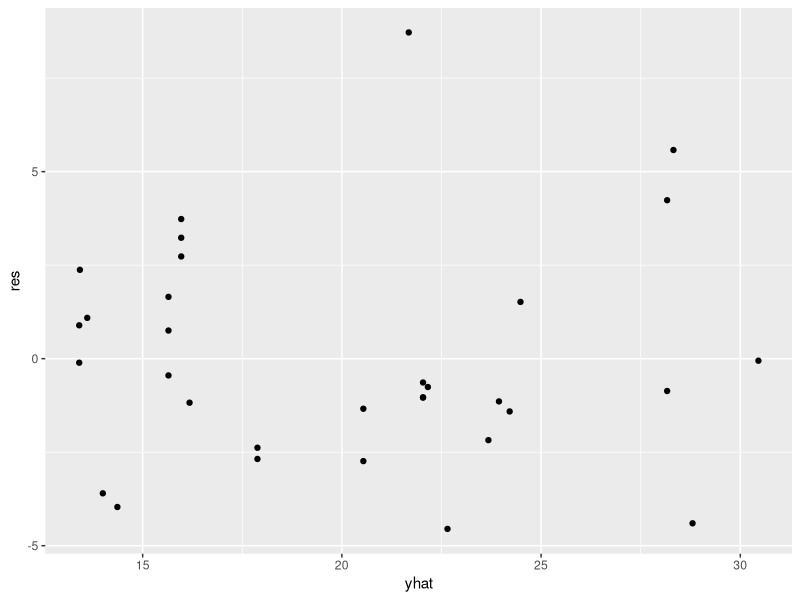
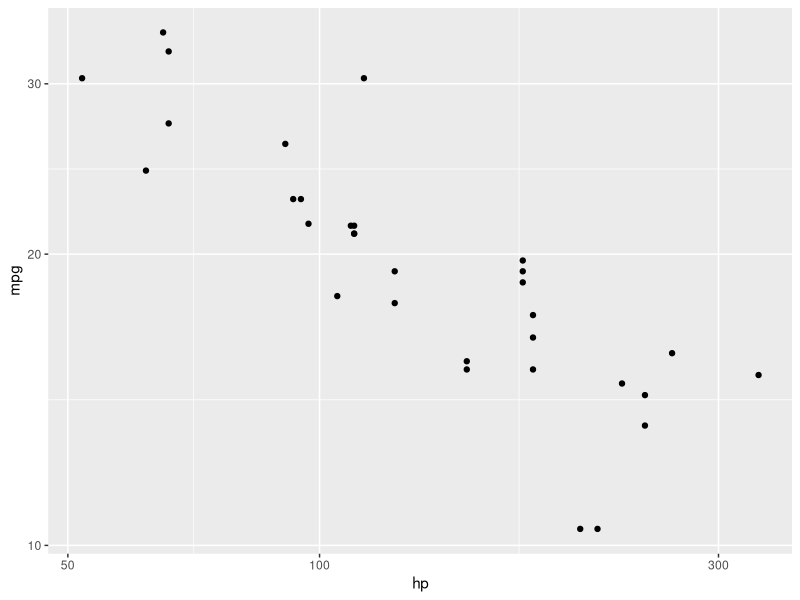
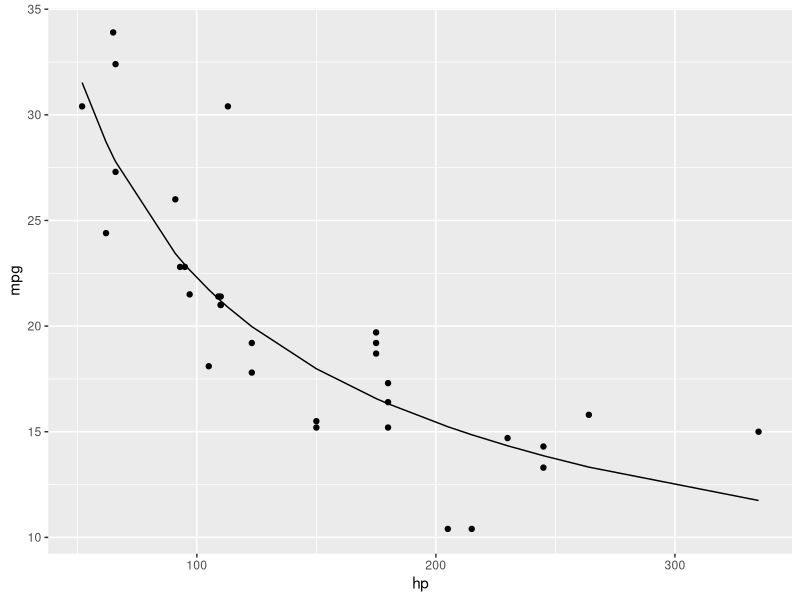

The R script that drew these images, in order:
## ---- chunk 1
# Quadratic Model 
# lm(mpg~poly(hp,2),data=mtcars)
fit_lm_quad=lm(mpg~hp+I(hp^2),data=mtcars)
summary(fit_lm_quad)
## ---- chunk 2
library(tidyverse)
mtcars2=mtcars |>
  mutate(yhat=predict(fit_lm_quad),
         res=mpg-yhat)
head(mtcars2[,c("mpg","yhat","res")])
## ---- chunk 3
mtcars2 |>
  ggplot(aes(x=yhat,y=res))+
  geom_point()
## ---- chunk 4
mtcars |>
  ggplot(aes(x=hp,y=mpg))+
  geom_point()+
  scale_x_log10()+
  scale_y_log10()
## ---- chunk 5
fit_lm_log=lm(log(mpg)~log(hp),data=mtcars)
## ---- chunk 6
mtcars |>
  ggplot(aes(x=hp,y=mpg))+
  geom_point()+
  geom_line(aes(y=exp(predict(fit_lm_log))))
